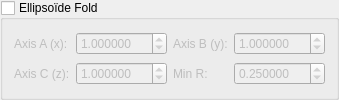
    <widget class="QGroupBox" name="groupCheck_mandalay_ellipsoid_fold_enabled">
     <property name="title">
      <string>Ellipsoïde Fold</string>
     </property>
     <property name="checkable"><bool>true</bool></property>
     <property name="checked"><bool>false</bool></property>
     <layout class="QGridLayout">
      <item row="0" column="0">
       <widget class="QLabel"><property name="text"><string>Axis A (x):</string></property></widget>
      </item>
      <item row="0" column="1">
       <widget class="MyDoubleSpinBox" name="spinbox4_mandalay_ellipsoid_axes_x">
        <property name="value"><double>1.000000000000000</double></property>
        <property name="decimals"><number>6</number></property>
        <property name="minimum"><double>0.010000000000000</double></property>
        <property name="maximum"><double>100.000000000000000</double></property>
        <property name="singleStep"><double>0.100000000000000</double></property>
       </widget>
      </item>
      <item row="0" column="2">
       <widget class="QLabel"><property name="text"><string>Axis B (y):</string></property></widget>
      </item>
      <item row="0" column="3">
       <widget class="MyDoubleSpinBox" name="spinbox4_mandalay_ellipsoid_axes_y">
        <property name="value"><double>1.000000000000000</double></property>
        <property name="decimals"><number>6</number></property>
        <property name="minimum"><double>0.010000000000000</double></property>
        <property name="maximum"><double>100.000000000000000</double></property>
        <property name="singleStep"><double>0.100000000000000</double></property>
       </widget>
      </item>
      <item row="1" column="0">
       <widget class="QLabel"><property name="text"><string>Axis C (z):</string></property></widget>
      </item>
      <item row="1" column="1">
       <widget class="MyDoubleSpinBox" name="spinbox4_mandalay_ellipsoid_axes_z">
        <property name="value"><double>1.000000000000000</double></property>
        <property name="decimals"><number>6</number></property>
        <property name="minimum"><double>0.010000000000000</double></property>
        <property name="maximum"><double>100.000000000000000</double></property>
        <property name="singleStep"><double>0.100000000000000</double></property>
       </widget>
      </item>
      <item row="1" column="2">
       <widget class="QLabel"><property name="text"><string>Min R:</string></property></widget>
      </item>
      <item row="1" column="3">
       <widget class="MyDoubleSpinBox" name="spinbox_mandalay_ellipsoid_min_r">
        <property name="value"><double>0.250000000000000</double></property>
        <property name="decimals"><number>6</number></property>
        <property name="minimum"><double>0.000000000000000</double></property>
        <property name="maximum"><double>100.000000000000000</double></property>
        <property name="singleStep"><double>0.010000000000000</double></property>
       </widget>
      </item>
     </layout>
    </widget>
